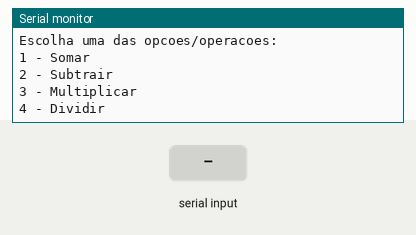
Simulated run of this sketch. Board: Arduino Mega 2560, built with avr-gcc and run on an emulated ATmega2560. Parts: the last lines printed to the serial monitor. The test bench sets the inputs (shaded band).

Above: at 0.9 s.
1.0 s: "s" received over Serial
At 2.6 s:
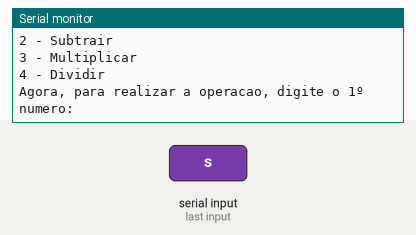
3.5 s: "90,45,200\n" received over Serial
At 5.1 s:
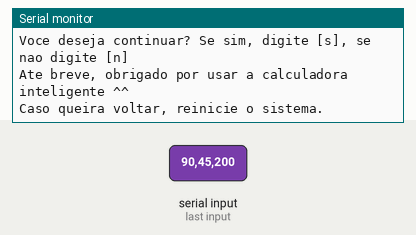

Measured:
- after the input at 1.0 s, the serial monitor: prints a new line after 1.0 s (image 1)
- after the input at 3.5 s, the serial monitor: prints a new line at once (image 2)

The sketch:

calculadora_com_menu1.ino
```cpp
float numero1 = 0.0;
float numero2 = 0.0;
float soma;
int escolhaDaOperacao;
int contador = 0;

void setup()
{
  Serial.begin(9600);


  do{
    Serial.println("Bem-vindo(a) a calculadora mega inteligente :P!!!");
    Serial.println("Escolha uma das opcoes/operacoes:");
    Serial.println("1 - Somar");
    Serial.println("2 - Subtrair");
    Serial.println("3 - Multiplicar");
    Serial.println("4 - Dividir");

    while(!Serial.available()){} //Espera o usuário digitar

    escolhaDaOperacao = Serial.parseInt(); // Armazena o que o usuário digitou na variável

    Serial.println("Agora, para realizar a operacao, digite o 1º numero:");
    while(!Serial.available()){} //Espera o usuário digitar
    numero1 = Serial.parseFloat();


    Serial.println("Agora, digite o segundo numero:");
    while(!Serial.available()){} //Espera o usuário digitar
    numero2 = Serial.parseFloat();

    //VERIFICANDO A ESCOLHA DA OPERAÇÃO
    switch(escolhaDaOperacao){
      case 1:
      	soma = numero1 + numero2;
      	Serial.println("WOW!!! O resultado foi: " + String(soma));

      	break;

      case 2:
      	break;

      case 3:
      	break;

      case 4:
      	break;

      default:
   		Serial.println("Opção inválida");

    }


    Serial.println("Voce deseja continuar? Se sim, digite [s], se nao digite [n]");
    while(!Serial.available()){} //Espera o usuário digitar

    if(Serial.readString() == "s"){
      contador++;
    }
    else{
      contador = 0;

      //Serial.println("");
      Serial.println("\nAte breve, obrigado por usar a calculadora inteligente ^^");
      Serial.println("Caso queira voltar, reinicie o sistema.");
    }

  }
  while(contador != 0);
}

void loop()
{
  //sem código
}
```
